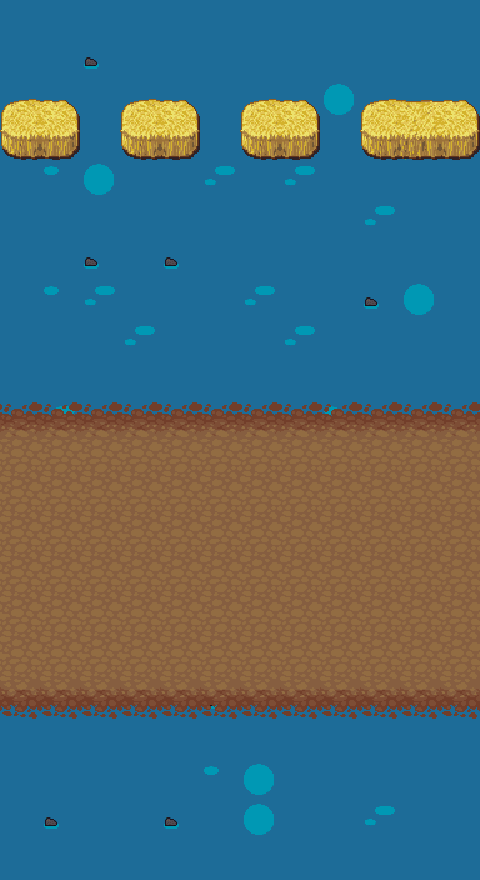

This is a level from a 2D game, rendered from its Tiled map with the project's own tilesets. A one-line summary and the complete map file follow:
An orthogonal 12x22 tile map with 40x40 px tiles, 2 tile layers (background0, background1) and 26 objects (9x A, 4x goal, 3x B, 3x 0, 3x 2, ...).

<map version="1.10" tiledversion="1.10.2" orientation="orthogonal" renderorder="right-down" width="12" height="22" tilewidth="40" tileheight="40" infinite="0" nextlayerid="5" nextobjectid="29">
 <tileset firstgid="1" source="frogger_atlas_01.tsx" />
 <layer id="1" name="background0" width="12" height="22">
  <properties>
   <property name="animated" type="bool" value="false" />
   <property name="nocollide" value="true" />
   <property name="tileset" value="frogger_atlas_01" />
  </properties>
  <data encoding="csv">
94,94,94,94,94,94,94,94,94,94,94,94,
94,94,92,94,94,94,94,94,94,94,94,94,
94,94,94,94,94,94,94,94,90,94,94,94,
94,94,94,89,94,94,94,94,94,94,94,94,
94,89,90,94,94,91,94,91,94,94,94,94,
94,94,94,94,94,94,94,94,94,91,94,94,
94,94,92,94,92,94,94,94,94,94,94,94,
94,89,91,94,94,94,91,94,94,92,90,94,
94,94,94,91,94,94,94,91,94,94,94,94,
94,94,94,94,94,94,94,94,94,94,94,94,
94,91,94,94,94,94,94,94,89,94,94,94,
390,390,390,390,390,390,390,390,390,390,390,390,
390,94,91,94,94,89,94,94,94,94,94,390,
390,91,94,94,94,94,94,94,94,89,94,390,
94,94,94,94,94,94,94,94,94,94,94,94,
94,94,94,94,94,94,94,94,94,94,94,94,
94,94,94,91,92,94,94,89,94,91,94,94,
94,94,89,94,94,92,94,94,94,94,94,94,
94,94,94,94,94,94,94,94,94,94,94,94,
94,94,94,94,94,89,90,94,94,94,94,94,
94,92,94,94,92,94,90,94,94,91,94,94,
94,94,94,94,94,94,94,94,94,94,94,94
</data>
 </layer>
 <layer id="2" name="background1" width="12" height="22">
  <properties>
   <property name="animated" type="bool" value="false" />
   <property name="nocollide" value="true" />
   <property name="tileset" value="frogger_atlas_01" />
  </properties>
  <data encoding="csv">
0,0,0,0,0,0,0,0,0,0,0,0,
0,0,0,0,0,0,0,0,0,0,0,0,
526,528,0,526,528,0,526,528,0,526,527,528,
576,578,0,576,578,0,576,578,0,576,577,578,
0,0,0,0,0,0,0,0,0,0,0,0,
0,0,0,0,0,0,0,0,0,0,0,0,
0,0,0,0,0,0,0,0,0,0,0,0,
0,0,0,0,0,0,0,0,0,0,0,0,
0,0,0,0,0,0,0,0,0,0,0,0,
0,0,0,0,0,0,0,0,0,0,0,0,
233,233,233,233,233,233,233,233,233,233,233,233,
258,258,258,258,258,258,258,258,258,258,258,258,
258,258,258,258,258,258,258,258,258,258,258,258,
258,258,258,258,258,258,258,258,258,258,258,258,
258,258,258,258,258,258,258,258,258,258,258,258,
258,258,258,258,258,258,258,258,258,258,258,258,
258,258,258,258,258,258,258,258,258,258,258,258,
283,283,283,283,283,283,283,283,283,283,283,283,
0,0,0,0,0,0,0,0,0,0,0,0,
0,0,0,0,0,0,0,0,0,0,0,0,
0,0,0,0,0,0,0,0,0,0,0,0,
0,0,0,0,0,0,0,0,0,0,0,0
</data>
 </layer>
 <objectgroup id="4" name="objects">
  <object id="23" name="water" type="water" x="0" y="80" width="480" height="320" />
  <object id="3" name="snake" type="A" x="0" y="560" width="80" height="80">
   <properties>
    <property name="direction" type="int" value="16" />
   </properties>
  </object>
  <object id="4" name="snake" type="A" x="480" y="480" width="80" height="80">
   <properties>
    <property name="direction" type="int" value="1" />
   </properties>
  </object>
  <object id="5" name="snake" type="A" x="-80" y="410" width="80" height="80">
   <properties>
    <property name="direction" type="int" value="16" />
   </properties>
  </object>
  <object id="6" name="turtle" type="B" x="0" y="360" width="40" height="40">
   <properties>
    <property name="direction" type="int" value="1" />
    <property name="hideTimer" type="int" value="300" />
    <property name="startTime" type="int" value="0" />
   </properties>
  </object>
  <object id="7" name="turtle" type="B" x="200" y="360" width="40" height="40">
   <properties>
    <property name="direction" type="int" value="1" />
    <property name="hideTimer" type="int" value="-1" />
    <property name="startTime" type="int" value="-1" />
   </properties>
  </object>
  <object id="8" name="turtle" type="B" x="440" y="360" width="40" height="40">
   <properties>
    <property name="direction" type="int" value="1" />
    <property name="hideTimer" type="int" value="-1" />
    <property name="startTime" type="int" value="-1" />
   </properties>
  </object>
  <object id="9" name="log" type="0" x="0" y="320" width="40" height="40">
   <properties>
    <property name="direction" type="int" value="16" />
   </properties>
  </object>
  <object id="10" name="log" type="0" x="160" y="320" width="40" height="40">
   <properties>
    <property name="direction" type="int" value="16" />
   </properties>
  </object>
  <object id="11" name="log" type="0" x="440" y="320" width="40" height="40">
   <properties>
    <property name="direction" type="int" value="16" />
   </properties>
  </object>
  <object id="12" name="log" type="1" x="80" y="280" width="40" height="40">
   <properties>
    <property name="direction" type="int" value="16" />
   </properties>
  </object>
  <object id="13" name="log" type="1" x="320" y="280" width="40" height="40">
   <properties>
    <property name="direction" type="int" value="16" />
   </properties>
  </object>
  <object id="14" name="turtle" type="A" x="0" y="240" width="40" height="40">
   <properties>
    <property name="direction" type="int" value="1" />
    <property name="hideTimer" type="int" value="-1" />
    <property name="startTime" type="int" value="-1" />
   </properties>
  </object>
  <object id="15" name="turtle" type="A" x="240" y="240" width="40" height="40">
   <properties>
    <property name="direction" type="int" value="1" />
    <property name="hideTimer" type="int" value="300" />
    <property name="startTime" type="int" value="200" />
   </properties>
  </object>
  <object id="16" name="turtle" type="A" x="480" y="240" width="40" height="40">
   <properties>
    <property name="direction" type="int" value="1" />
    <property name="hideTimer" type="int" value="-1" />
    <property name="startTime" type="int" value="-1" />
   </properties>
  </object>
  <object id="17" name="log" type="2" x="0" y="200" width="40" height="40">
   <properties>
    <property name="direction" type="int" value="16" />
   </properties>
  </object>
  <object id="18" name="log" type="2" x="228" y="200" width="40" height="40">
   <properties>
    <property name="direction" type="int" value="16" />
   </properties>
  </object>
  <object id="19" name="log" type="2" x="455" y="200" width="40" height="40">
   <properties>
    <property name="direction" type="int" value="16" />
   </properties>
  </object>
  <object id="20" name="turtle" type="A" x="-39" y="160" width="40" height="40">
   <properties>
    <property name="direction" type="int" value="1" />
    <property name="hideTimer" type="int" value="-1" />
    <property name="startTime" type="int" value="-1" />
   </properties>
  </object>
  <object id="21" name="turtle" type="A" x="184" y="160" width="40" height="40">
   <properties>
    <property name="direction" type="int" value="1" />
    <property name="hideTimer" type="int" value="300" />
    <property name="startTime" type="int" value="250" />
   </properties>
  </object>
  <object id="22" name="turtle" type="A" x="407" y="160" width="40" height="40">
   <properties>
    <property name="direction" type="int" value="1" />
    <property name="hideTimer" type="int" value="-1" />
    <property name="startTime" type="int" value="-1" />
   </properties>
  </object>
  <object id="2" name="start" type="player_start" x="200" y="640" width="40" height="40" />
  <object id="24" name="goal" type="goal" x="0" y="100" width="80" height="54" />
  <object id="25" name="goal" type="goal" x="120" y="101" width="80" height="54" />
  <object id="27" name="goal" type="goal" x="240" y="100" width="80" height="54" />
  <object id="28" name="goal" type="goal" x="361" y="100" width="115" height="54" />
 </objectgroup>
</map>
